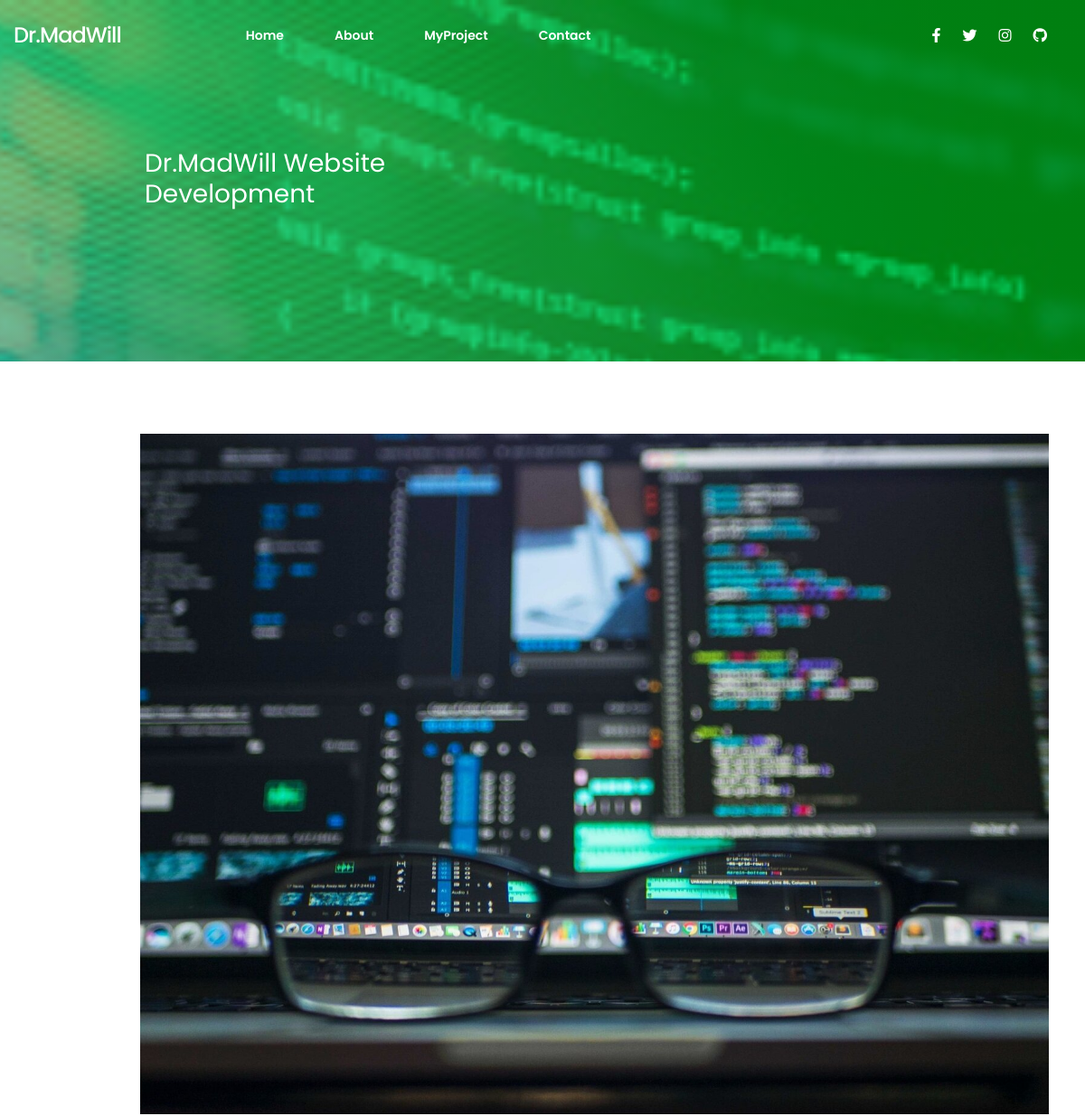
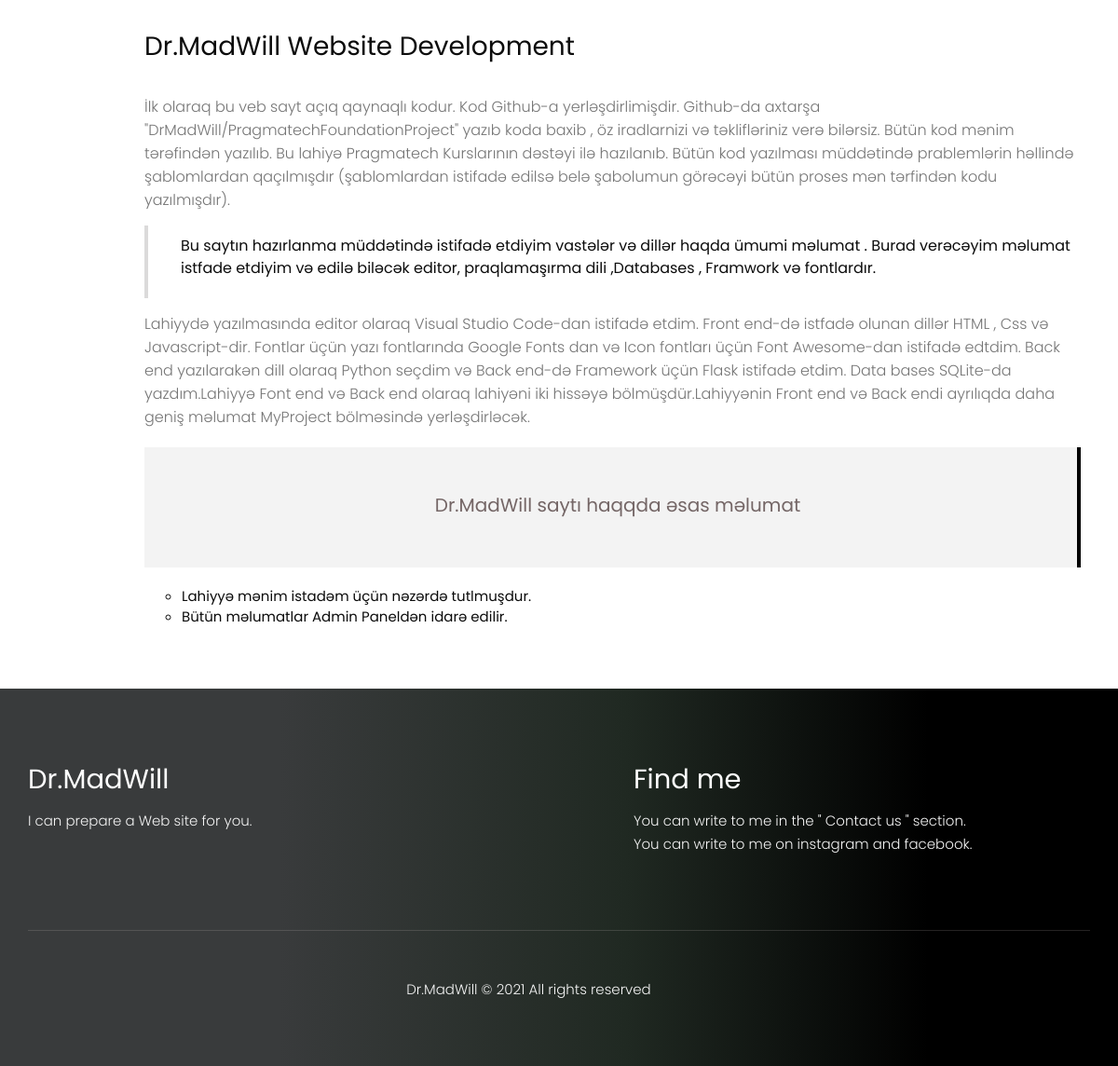
The app's page /project/1 with its own data (2 pictures, top to bottom).
### postd/models.py (models this page shows, shortened)
class Backgroundimg(db.Model):
    id = db.Column(db.Integer, primary_key=True)
    infoimg = db.Column(db.String(80), nullable=False)
    show=db.Column(db.String(1))

class Projectin(db.Model):
    id = db.Column(db.Integer, primary_key=True)
    protime = db.Column(db.String(25), nullable=False)
    protitle = db.Column(db.String(50), nullable=False)
    prosortcut = db.Column(db.String(80), nullable=False)
    projareya = db.Column(db.Text)
    cardTextadd=db.Column(db.String(210))
    projareya2 = db.Column(db.Text)
    projtitle = db.Column(db.String(100))
    listp = db.Column(db.String(70))
    listp1 = db.Column(db.String(70))
    listp2 = db.Column(db.String(70))
    listp3 = db.Column(db.String(70))
    listp4 = db.Column(db.String(70))
    listp5 = db.Column(db.String(70))
    listp6 = db.Column(db.String(70))
    listp7 = db.Column(db.String(70))
    projareya3 = db.Column(db.Text)
    proimg=db.Column(db.String(100))
    show=db.Column(db.String(10))

### postd/routes.py (the view)
@app.route('/project/<int:id>', methods=['GET','POST'])
def project(id):
    procejt=Projectin.query.get_or_404(id)
    bacgroundimall=Backgroundimg.query.all()
    hinfolen=len(bacgroundimall)-1
    backimg=bacgroundimall[hinfolen]
    return render_template('will-project.html',procejt=procejt,backimg=backimg)

### postd/templates/will-project.html (shortened to what this page needs)
{% extends 'base.html' %}
    {% block contet %}
        <main>
            <section style="background-image:linear-gradient(60deg, rgba(60,173,208,0.7) 25%, rgba(46,195,75,0.7) 56%, rgba(0,181,23,0.7) 83%), url(../static/img/{{backimg.infoimg}})" id="home-project">
                <div class="container pr-row home-project-deskop">
                    <div class="title-container">
                        <h2 class="home-project-title tcapitalize">
                            {{procejt.protitle}}
                        </h2>
                    </div>
                </div>
            </section>
            <section id="info-project">
                <div class="container">
                    <div class="left-space">
                        <div class="img-container">
                            <img class="pr-img-fluid" src="../static/img/{{procejt.proimg}}" alt="">
                        </div>
                        <div>
                            <h3 class="project-info-title tcapitalize">
                                {{procejt.protitle}}
                            </h3>
                            <p class="project-text">{{procejt.projareya}}</p>
                            <div class="left-border">
                                <p>
                                    {{procejt.prosortcut}}
                                    {% if procejt.cardTextadd %}
                                        {{procejt.cardTextadd}}
                                    {% endif %}
                                </p>
                            </div>
                            <p class="project-text">{{procejt.projareya2}}</p>
                            <div class="pr-row pr-justify-content-center info-project-info">
                                <h4 class="info-title">{{procejt.projtitle}}</h4>
                            </div>
                            {% if procejt.listp %}
                            <ol>
                                <li>
                                    {{procejt.listp}}
                                </li>
                                {% if procejt.listp1 %}
                                <li>
                                    {{procejt.listp1}}
                                </li>
                                {% endif %}
                            </ol>
                            {% endif %}
                        </div>
                    </div>
                </div>
            </section>
        </main>
    {% endblock %}

### postd/static/css/header.css (style rules this page uses)
:root { --first-clr:#f1f1f1; --second-clr:rgba(221, 25, 25, 0.856); --trid-clr:#000; --fourth-clr:rgba(63, 59, 59,0.83); --btext-clr:#757575; --ttext-clr: #393939; --shadow:rgba(78, 78, 78, 0.342); --gradient-clr:linear-gradient(60deg, rgba(60,173,208,1) 25%, rgba(46,195,75,1) 56%, rgba(0,181,23,1) 83%); --ffamily:'Poppins', sans-serif; }
.container { padding: 0 !important; box-sizing: border-box; }

### postd/static/css/common.css (style rules this page uses)
:root { --first-clr:#f1f1f1; --second-clr:rgba(221, 25, 25, 0.856); --trid-clr:#000; --fourth-clr:rgba(63, 59, 59,0.83); --btext-clr:#757575; --ttext-clr: #393939; --shadow:rgba(78, 78, 78, 0.342); --gradient-clr:linear-gradient(60deg, rgba(60,173,208,1) 25%, rgba(46,195,75,1) 56%, rgba(0,181,23,1) 83%); --ffamily:'Poppins', sans-serif; }
html { scroll-behavior: smooth; }
body { font-family: var(--ffamily); margin: 0; padding: 0; box-sizing: border-box; color: rgb(12, 12, 12); }
html { font-size: 10px; transition: all 0.5s; }
.pr-row { display:flex; }
.pr-justify-content-center { justify-content: center; }
.tcapitalize { text-transform: capitalize; }

### postd/static/css/main.css (style rules this page uses)
:root { --first-clr:#f1f1f1; --second-clr:rgba(221, 25, 25, 0.856); --trid-clr:#000; --fourth-clr:rgba(63, 59, 59,0.83); --btext-clr:#757575; --ttext-clr: #393939; --shadow:rgba(78, 78, 78, 0.342); --gradient-clr:linear-gradient(60deg, rgba(60,173,208,1) 25%, rgba(46,195,75,1) 56%, rgba(0,181,23,1) 83%); --ffamily:'Poppins', sans-serif; }

### postd/static/css/footer.css (style rules this page uses)
:root { --first-clr:#f1f1f1; --second-clr:rgba(221, 25, 25, 0.856); --trid-clr:#000; --fourth-clr:rgba(63, 59, 59,0.83); --btext-clr:#757575; --ttext-clr: #393939; --shadow:rgba(78, 78, 78, 0.342); --gradient-clr:linear-gradient(60deg, rgba(60,173,208,1) 25%, rgba(46,195,75,1) 56%, rgba(0,181,23,1) 83%); --ffamily:'Poppins', sans-serif; }

### postd/static/css/sayfa.css (style rules this page uses)
* { font-family: 'Poppins', sans-serif; }
#home-project { background-repeat: no-repeat; background-attachment: fixed; background-position: bottom; background-size: cover; }
#home-project .pr-row { align-items: center; color: white; transition: all 0.3s; }
#home-project .title-container { margin-left: 115px; width: 460px; padding: 0 15px; transition: all 0.3s; }
.home-project-title { font-size: 28px; font-weight: 400; }
.home-project-deskop { height: 400px; transition: all 0.3s; }
#info-project { padding: 55px 0; }
.left-space { margin-left: 115px; padding: 0 10px; }
.img-container { width: 100%; margin: 25px 0; }
.pr-img-fluid { width: 100%; height: auto; }
.project-text { font-family: 'Poppins', sans-serif; font-size: 16px; font-weight: 300; color: #757575; line-height: 25px; margin: 5px 0; }
.project-info-title { font-size: 28px; font-weight: 400; margin: 35px 0; font-family: 'Poppins', sans-serif; }
.left-border { border-left: 4px solid #cccacab2; padding:10px 0px 10px 35px ; font-size: 16px; font-weight: 300; font-weight: 400; margin: 15px 0; }
.info-project-info { margin: 20px 0; padding: 50px 0; background-color: #f3f3f3; border-right: 4px solid black; }
.info-title { font-size: 20px; margin-left: 15px; font-weight: 400; color: rgb(116, 102, 102); }
ol { list-style: circle; font-size: 15px; }

### records on screen
Backgroundimg: infoimg (picture)
Projectin: protitle "Dr.MadWill Website Development", proimg (picture), projareya "İlk olaraq bu veb sayt açıq qaynaqlı kodur. Kod Github-a yerləşdirlimişdir. Github-da axtarşa \"DrMadWill/PragmatechFoundationProject\" yazıb koda baxib , öz iradlarnizi və təklifləriniz verə bilərsiz. Bütün kod mənim tərəfindən yazılıb. Bu lahiyə Pragmatech Kurslarının dəstəyi ilə hazılanıb. Bütün kod yazılması müddətində prablemlərin həllində şablomlardan qaçılmışdır (şablomlardan istifadə edilsə belə şabolumun görəcəyi bütün proses mən tərfindən kodu yazılmışdır).", prosortcut "Bu saytın hazırlanma müddətində istifadə etdiyim vastələr və dillər haqda ümumi məlumat .", cardTextadd "Burad verəcəyim məlumat istfade etdiyim və edilə biləcək editor, praqlamaşırma dili ,Databases , Framwork və fontlardır.", projareya2 "Lahiyydə yazılmasında editor olaraq Visual Studio Code-dan istifadə etdim. Front end-də istfadə olunan dillər HTML , Css və Javascript-dir. Fontlar üçün yazı fontlarında Google Fonts dan və Icon fontları üçün Font Awesome-dan istifadə edtdim. Back end yazılarakən dill olaraq Python seçdim və Back end-də Framework üçün Flask istifadə etdim. Data bases SQLite-da yazdım.Lahiyyə Font end və Back end olaraq lahiyəni iki hissəyə bölmüşdür.Lahiyyənin Front end və Back endi ayrılıqda daha geniş məlumat MyProject bölməsində yerləşdirləcək.", projtitle "Dr.MadWill saytı haqqda əsas məlumat", listp "Lahiyyə mənim istadəm üçün nəzərdə tutlmuşdur.", listp1 "Bütün məlumatlar Admin Paneldən idarə edilir."
